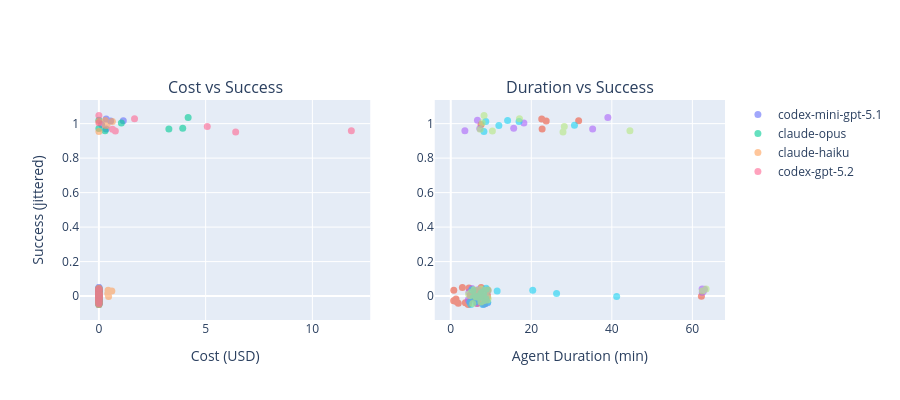

Notebook code for this chart:
### Markdown cell above
## Cost & Duration

### Code cell
fig = make_subplots(rows=1, cols=2, subplot_titles=("Cost vs Success", "Duration vs Success"))

for model in df["model"].unique():
    grp = df[df["model"] == model]
    jitter = np.random.uniform(-0.05, 0.05, len(grp))
    fig.add_trace(
        go.Scatter(
            x=grp["cost_usd"],
            y=grp["success"].astype(int) + jitter,
            mode="markers",
            name=model,
            opacity=0.6,
            marker={"size": 7},
            text=grp["repo"],
            hovertemplate="%{text}<br>Cost: $%{x:.4f}<br>Success: %{y:.0f}",
        ),
        row=1,
        col=1,
    )
    fig.add_trace(
        go.Scatter(
            x=grp["agent_duration_seconds"] / 60,
            y=grp["success"].astype(int) + jitter,
            mode="markers",
            name=model,
            opacity=0.6,
            showlegend=False,
            marker={"size": 7},
            text=grp["repo"],
            hovertemplate="%{text}<br>Duration: %{x:.1f} min<br>Success: %{y:.0f}",
        ),
        row=1,
        col=2,
    )

fig.update_xaxes(title_text="Cost (USD)", row=1, col=1)
fig.update_xaxes(title_text="Agent Duration (min)", row=1, col=2)
fig.update_yaxes(title_text="Success (jittered)", row=1, col=1)
fig.update_layout(height=400, width=900)
fig.show()

### Figure 1 — Plotly figure (JSON) as saved in the notebook; plotly's stock layout.template omitted (floating-point values rounded to 4 significant figures)
{"data": [{"hovertemplate": "%{text}<br>Cost: $%{x:.4f}<br>Success: %{y:.0f}", "marker": {"size": 7}, "mode": "markers", "name": "codex-mini-gpt-5.1", "opacity": 0.6, "text": ["flask", "k-9", "bucksamples", "ui", "tarantool", "TypeScript-React-Starter", "express", "starlette", "tauri", "vue", "phoenix", "horovod", "AntennaPod", "cupy", "sqlite", "numpy", "requests", "kepler.gl", "blenderkit_asset_tasks", "golangci-lint", "llvm-project", "opencv", "socket.io", "mediapipe", "android", "fastapi", "tensorflow", "buck2", "Catch2", "dash-sample-apps", "Rocket.Chat.Electron", "pytorch", "neovim", "ripgrep", "vscode", "cobra", "rules_go", "react", "scipy", "Signal-Desktop", "nivo"], "type": "scatter", "x": [0.02367, 0.007247, 0.0, 0.0, 0.0, 0.0, 0.0, 0.0, 0.0, 0.0, 0.007438, 0.00478, 0.0, 0.01052, 0.0, 0.0, 0.0, 0.0, 0.0, 0.0, 0.3352, 0.5504, 0.005653, 0.0, 0.0, 0.0, 0.00281, 1.144, 0.0, 0.3402, 0.0, 0.126, 0.0, 0.0, 0.0, 0.0, 0.0, 0.0, 0.0, 0.0, 0.0], "xaxis": "x", "y": [-0.01687, -0.03807, -0.04401, -0.002121, -0.01129, -0.02434, 0.005838, 0.001338, 0.006391, -0.01383, 0.03407, -0.02644, -0.00424, -0.04193, -0.02475, 0.000778, -0.008937, -0.02299, -0.002639, 0.03137, 0.9689, 1.015, -0.03152, 0.004186, -0.04943, 0.02028, 0.04956, 1.017, 0.0341, 1.027, -0.04195, 0.9956, 0.04733, -0.01507, -0.0004982, 0.03559, 0.04965, -0.03355, 0.0292, -0.04362, -0.0428], "yaxis": "y"}, {"hovertemplate": "%{text}<br>Duration: %{x:.1f} min<br>Success: %{y:.0f}", "marker": {"size": 7}, "mode": "markers", "name": "codex-mini-gpt-5.1", "opacity": 0.6, "showlegend": false, "text": ["flask", "k-9", "bucksamples", "ui", "tarantool", "TypeScript-React-Starter", "express", "starlette", "tauri", "vue", "phoenix", "horovod", "AntennaPod", "cupy", "sqlite", "numpy", "requests", "kepler.gl", "blenderkit_asset_tasks", "golangci-lint", "llvm-project", "opencv", "socket.io", "mediapipe", "android", "fastapi", "tensorflow", "buck2", "Catch2", "dash-sample-apps", "Rocket.Chat.Electron", "pytorch", "neovim", "ripgrep", "vscode", "cobra", "rules_go", "react", "scipy", "Signal-Desktop", "nivo"], "type": "scatter", "x": [1.296, 3.627, 8.278, 6.687, 5.696, 8.743, 9.031, 9.089, 7.23, 8.514, 0.7523, 0.713, 7.429, 1.869, 6.767, 6.345, 9.083, 6.597, 8.407, 6.309, 22.69, 23.7, 1.343, 4.837, 4.359, 6.19, 2.886, 31.76, 7.659, 22.59, 8.485, 7.528, 4.519, 8.556, 62.25, 9.187, 7.548, 4.444, 5.889, 4.166, 6.604], "xaxis": "x2", "y": [-0.01687, -0.03807, -0.04401, -0.002121, -0.01129, -0.02434, 0.005838, 0.001338, 0.006391, -0.01383, 0.03407, -0.02644, -0.00424, -0.04193, -0.02475, 0.000778, -0.008937, -0.02299, -0.002639, 0.03137, 0.9689, 1.015, -0.03152, 0.004186, -0.04943, 0.02028, 0.04956, 1.017, 0.0341, 1.027, -0.04195, 0.9956, 0.04733, -0.01507, -0.0004982, 0.03559, 0.04965, -0.03355, 0.0292, -0.04362, -0.0428], "yaxis": "y2"}, {"hovertemplate": "%{text}<br>Cost: $%{x:.4f}<br>Success: %{y:.0f}", "marker": {"size": 7}, "mode": "markers", "name": "claude-opus", "opacity": 0.6, "text": ["flask", "k-9", "bucksamples", "ui", "tarantool", "TypeScript-React-Starter", "express", "starlette", "tauri", "vue", "phoenix", "horovod", "AntennaPod", "cupy", "sqlite", "numpy", "requests", "kepler.gl", "blenderkit_asset_tasks", "golangci-lint", "llvm-project", "opencv", "socket.io", "mediapipe", "android", "fastapi", "tensorflow", "buck2", "Catch2", "dash-sample-apps", "Rocket.Chat.Electron", "pytorch", "neovim", "ripgrep", "vscode", "cobra", "rules_go", "react", "scipy", "Signal-Desktop", "nivo"], "type": "scatter", "x": [0.0, 0.0, 0.0, 0.0, 0.0, 0.0, 0.2897, 0.0, 0.0, 0.0, 0.0, 0.0, 0.0, 0.0, 0.0, 0.0, 0.0, 0.0, 0.0, 0.0, 3.927, 0.0, 0.0, 0.0, 0.0, 0.0, 4.18, 0.0, 0.0, 1.052, 0.0, 0.0, 0.0, 0.0, 3.279, 0.0, 0.0, 0.0, 0.0, 0.0, 0.0], "xaxis": "x", "y": [0.03077, 0.04147, -0.01539, 0.9715, 0.02498, 0.0302, 0.9595, -0.0383, -0.01634, -0.04438, 0.0308, 0.02467, -0.03597, -0.02259, -0.005485, -0.042, -0.001644, -0.02657, 0.01678, 1.02, 0.973, 0.03958, -0.008306, 0.04381, 0.00398, 0.01343, 1.035, 0.02615, 0.03485, 1.004, -0.04841, 0.0219, 0.01037, 0.02132, 0.9692, -0.0302, 0.02783, -0.02995, -0.02044, 0.02213, 0.03639], "yaxis": "y"}, {"hovertemplate": "%{text}<br>Duration: %{x:.1f} min<br>Success: %{y:.0f}", "marker": {"size": 7}, "mode": "markers", "name": "claude-opus", "opacity": 0.6, "showlegend": false, "text": ["flask", "k-9", "bucksamples", "ui", "tarantool", "TypeScript-React-Starter", "express", "starlette", "tauri", "vue", "phoenix", "horovod", "AntennaPod", "cupy", "sqlite", "numpy", "requests", "kepler.gl", "blenderkit_asset_tasks", "golangci-lint", "llvm-project", "opencv", "socket.io", "mediapipe", "android", "fastapi", "tensorflow", "buck2", "Catch2", "dash-sample-apps", "Rocket.Chat.Electron", "pytorch", "neovim", "ripgrep", "vscode", "cobra", "rules_go", "react", "scipy", "Signal-Desktop", "nivo"], "type": "scatter", "x": [8.868, 62.43, 8.729, 7.201, 4.811, 9.227, 3.504, 9.146, 7.027, 8.515, 8.427, 8.289, 6.333, 7.316, 6.541, 6.4, 8.737, 7.039, 8.043, 6.623, 15.63, 63.0, 8.332, 5.268, 6.115, 6.371, 39.02, 62.71, 8.384, 18.16, 8.091, 62.46, 5.044, 8.744, 35.24, 8.04, 6.954, 4.563, 4.376, 4.515, 6.782], "xaxis": "x2", "y": [0.03077, 0.04147, -0.01539, 0.9715, 0.02498, 0.0302, 0.9595, -0.0383, -0.01634, -0.04438, 0.0308, 0.02467, -0.03597, -0.02259, -0.005485, -0.042, -0.001644, -0.02657, 0.01678, 1.02, 0.973, 0.03958, -0.008306, 0.04381, 0.00398, 0.01343, 1.035, 0.02615, 0.03485, 1.004, -0.04841, 0.0219, 0.01037, 0.02132, 0.9692, -0.0302, 0.02783, -0.02995, -0.02044, 0.02213, 0.03639], "yaxis": "y2"}, {"hovertemplate": "%{text}<br>Cost: $%{x:.4f}<br>Success: %{y:.0f}", "marker": {"size": 7}, "mode": "markers", "name": "claude-haiku", "opacity": 0.6, "text": ["flask", "k-9", "bucksamples", "ui", "tarantool", "TypeScript-React-Starter", "express", "starlette", "tauri", "vue", "phoenix", "horovod", "AntennaPod", "cupy", "sqlite", "numpy", "requests", "kepler.gl", "blenderkit_asset_tasks", "golangci-lint", "llvm-project", "opencv", "socket.io", "mediapipe", "android", "fastapi", "tensorflow", "buck2", "Catch2", "dash-sample-apps", "Rocket.Chat.Electron", "pytorch", "neovim", "ripgrep", "vscode", "cobra", "rules_go", "react", "scipy", "Signal-Desktop", "nivo"], "type": "scatter", "x": [0.0, 0.4315, 0.0, 0.0, 0.0, 0.0, 0.0, 0.0, 0.0, 0.0, 0.0, 0.0, 0.0, 0.0, 0.0, 0.0, 0.0, 0.0, 0.0, 0.0, 0.3006, 0.455, 0.0, 0.0, 0.0, 0.0, 0.6078, 0.3765, 0.0, 0.4151, 0.0, 0.6311, 0.0, 0.0, 0.3013, 0.0, 0.0, 0.0, 0.0, 0.0, 0.0], "xaxis": "x", "y": [1.013, 0.03345, 0.9537, -0.002529, 0.03307, 0.04118, 0.0413, -0.04362, -0.00351, 0.009957, 0.01548, -0.04826, -0.007834, -0.007091, -0.02612, -0.017, 0.04479, -0.00443, 0.008216, -0.003739, 0.99, -0.002637, 0.01813, -0.04955, -0.03393, -0.04076, 0.02946, 0.9896, -0.007534, 0.01515, 0.02505, 1.012, 0.03725, -0.03512, 1.018, -0.01749, 0.01424, -0.03514, -0.0222, -0.008196, -0.009238], "yaxis": "y"}, {"hovertemplate": "%{text}<br>Duration: %{x:.1f} min<br>Success: %{y:.0f}", "marker": {"size": 7}, "mode": "markers", "name": "claude-haiku", "opacity": 0.6, "showlegend": false, "text": ["flask", "k-9", "bucksamples", "ui", "tarantool", "TypeScript-React-Starter", "express", "starlette", "tauri", "vue", "phoenix", "horovod", "AntennaPod", "cupy", "sqlite", "numpy", "requests", "kepler.gl", "blenderkit_asset_tasks", "golangci-lint", "llvm-project", "opencv", "socket.io", "mediapipe", "android", "fastapi", "tensorflow", "buck2", "Catch2", "dash-sample-apps", "Rocket.Chat.Electron", "pytorch", "neovim", "ripgrep", "vscode", "cobra", "rules_go", "react", "scipy", "Signal-Desktop", "nivo"], "type": "scatter", "x": [8.706, 20.36, 8.234, 7.137, 5.466, 8.811, 8.714, 8.589, 7.664, 8.147, 8.064, 8.0, 6.803, 7.839, 6.412, 6.327, 8.778, 6.441, 8.007, 6.449, 30.72, 41.2, 7.571, 5.023, 6.048, 4.914, 11.52, 11.95, 7.976, 26.28, 8.087, 16.96, 5.281, 9.194, 14.11, 8.763, 7.539, 4.758, 6.225, 5.574, 6.602], "xaxis": "x2", "y": [1.013, 0.03345, 0.9537, -0.002529, 0.03307, 0.04118, 0.0413, -0.04362, -0.00351, 0.009957, 0.01548, -0.04826, -0.007834, -0.007091, -0.02612, -0.017, 0.04479, -0.00443, 0.008216, -0.003739, 0.99, -0.002637, 0.01813, -0.04955, -0.03393, -0.04076, 0.02946, 0.9896, -0.007534, 0.01515, 0.02505, 1.012, 0.03725, -0.03512, 1.018, -0.01749, 0.01424, -0.03514, -0.0222, -0.008196, -0.009238], "yaxis": "y2"}, {"hovertemplate": "%{text}<br>Cost: $%{x:.4f}<br>Success: %{y:.0f}", "marker": {"size": 7}, "mode": "markers", "name": "codex-gpt-5.2", "opacity": 0.6, "text": ["flask", "k-9", "bucksamples", "ui", "tarantool", "TypeScript-React-Starter", "express", "starlette", "tauri", "vue", "phoenix", "horovod", "AntennaPod", "cupy", "sqlite", "numpy", "requests", "kepler.gl", "blenderkit_asset_tasks", "golangci-lint", "llvm-project", "opencv", "socket.io", "mediapipe", "android", "fastapi", "tensorflow", "buck2", "Catch2", "dash-sample-apps", "Rocket.Chat.Electron", "pytorch", "neovim", "ripgrep", "vscode", "cobra", "rules_go", "react", "scipy", "Signal-Desktop", "nivo"], "type": "scatter", "x": [0.0, 0.0, 0.0, 0.0, 0.0, 0.0, 0.0, 0.0, 0.0, 0.0, 0.0, 0.0, 0.0, 0.0, 0.0, 0.0, 0.0, 0.0, 0.0, 0.0, 0.7711, 6.407, 0.0, 0.0, 0.0, 0.0, 0.6405, 0.0, 0.0, 1.67, 0.0, 11.83, 0.0, 0.0, 5.078, 0.0, 0.0, 0.0, 0.0, 0.0, 0.0], "xaxis": "x", "y": [-0.01916, 0.04149, 1.048, 0.03303, 0.02116, 0.03402, 0.03357, 0.01512, 0.008901, -0.0272, 0.01071, -0.01151, -0.01183, 0.01469, -0.001414, -0.004667, -0.0227, -0.0002307, 0.007791, 0.001578, 0.9576, 0.952, -0.03421, 0.01511, 0.005568, 0.008725, 0.9678, 0.03013, 1.005, 1.029, 0.01204, 0.9582, 0.03677, -0.01328, 0.9828, 0.002072, 0.04051, 0.00345, 0.01047, -0.04341, 0.007294], "yaxis": "y"}, {"hovertemplate": "%{text}<br>Duration: %{x:.1f} min<br>Success: %{y:.0f}", "marker": {"size": 7}, "mode": "markers", "name": "codex-gpt-5.2", "opacity": 0.6, "showlegend": false, "text": ["flask", "k-9", "bucksamples", "ui", "tarantool", "TypeScript-React-Starter", "express", "starlette", "tauri", "vue", "phoenix", "horovod", "AntennaPod", "cupy", "sqlite", "numpy", "requests", "kepler.gl", "blenderkit_asset_tasks", "golangci-lint", "llvm-project", "opencv", "socket.io", "mediapipe", "android", "fastapi", "tensorflow", "buck2", "Catch2", "dash-sample-apps", "Rocket.Chat.Electron", "pytorch", "neovim", "ripgrep", "vscode", "cobra", "rules_go", "react", "scipy", "Signal-Desktop", "nivo"], "type": "scatter", "x": [9.189, 63.42, 8.268, 6.757, 4.997, 9.32, 8.384, 8.668, 6.536, 8.147, 7.936, 7.819, 7.284, 7.286, 6.739, 6.297, 9.124, 7.439, 8.09, 6.233, 10.34, 27.87, 7.493, 5.056, 4.837, 4.743, 7.309, 62.49, 7.803, 17.06, 8.596, 44.49, 5.792, 9.264, 28.19, 8.753, 7.486, 4.758, 4.424, 5.46, 6.719], "xaxis": "x2", "y": [-0.01916, 0.04149, 1.048, 0.03303, 0.02116, 0.03402, 0.03357, 0.01512, 0.008901, -0.0272, 0.01071, -0.01151, -0.01183, 0.01469, -0.001414, -0.004667, -0.0227, -0.0002307, 0.007791, 0.001578, 0.9576, 0.952, -0.03421, 0.01511, 0.005568, 0.008725, 0.9678, 0.03013, 1.005, 1.029, 0.01204, 0.9582, 0.03677, -0.01328, 0.9828, 0.002072, 0.04051, 0.00345, 0.01047, -0.04341, 0.007294], "yaxis": "y2"}], "layout": {"annotations": [{"font": {"size": 16}, "showarrow": false, "text": "Cost vs Success", "x": 0.225, "xanchor": "center", "xref": "paper", "y": 1, "yanchor": "bottom", "yref": "paper"}, {"font": {"size": 16}, "showarrow": false, "text": "Duration vs Success", "x": 0.775, "xanchor": "center", "xref": "paper", "y": 1, "yanchor": "bottom", "yref": "paper"}], "height": 400, "width": 900, "xaxis": {"anchor": "y", "domain": [0, 0.45], "title": {"text": "Cost (USD)"}}, "xaxis2": {"anchor": "y2", "domain": [0.55, 1], "title": {"text": "Agent Duration (min)"}}, "yaxis": {"anchor": "x", "domain": [0, 1], "title": {"text": "Success (jittered)"}}, "yaxis2": {"anchor": "x2", "domain": [0, 1]}}}
